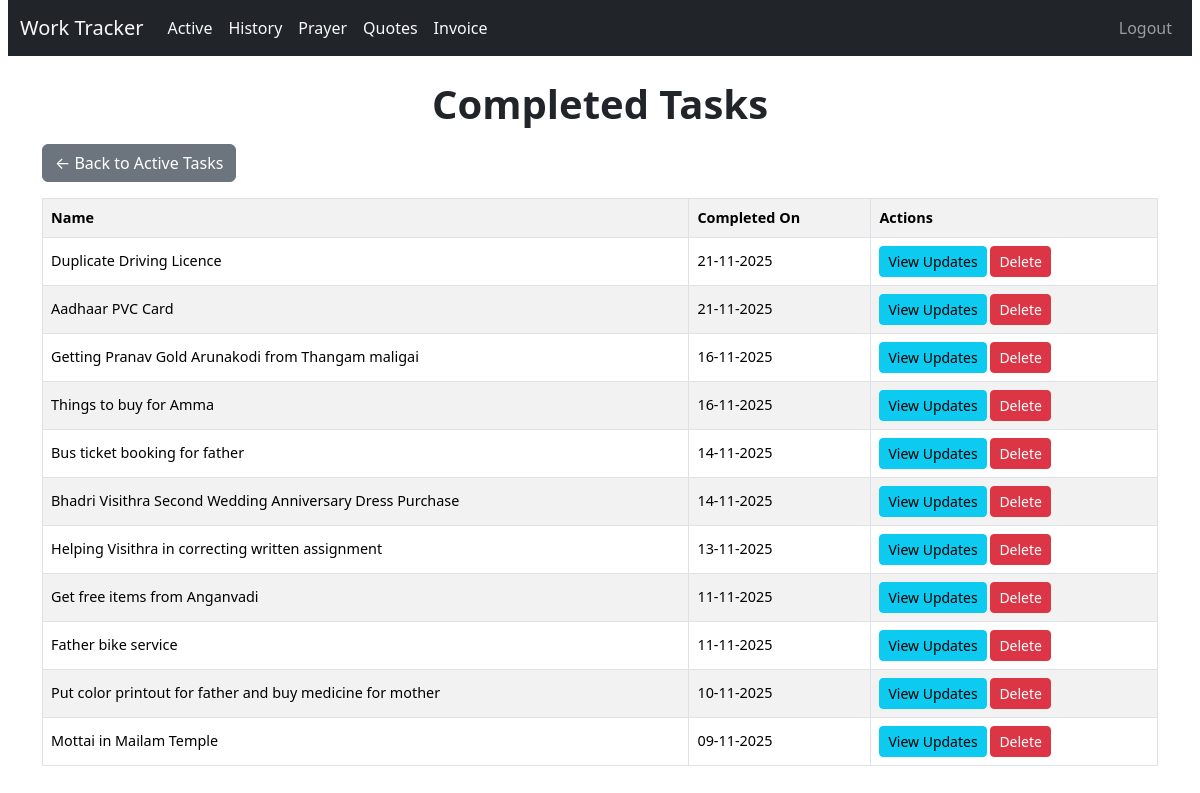
Page /history/ (signed in) on the committed database.
### tracker/models.py (models this page shows, shortened)
class Task(models.Model):
    STATUS_CHOICES = [
        ('Opened', 'Opened'),
        ('InProgress', 'In Progress'),
        ('Completed', 'Completed'),
    ]
    name = models.CharField(max_length=200)
    status = models.CharField(max_length=20, choices=STATUS_CHOICES, default='Opened')
    task_type = models.ForeignKey(TaskType, on_delete=models.CASCADE)
    started_date = models.DateField(auto_now_add=True)
    updated_date = models.DateField(auto_now=True)
    completed_date = models.DateField(null=True, blank=True)
    target_date = models.DateField(default=timezone.now, null=True, blank=True)
    is_private = models.BooleanField(default=False)

### tracker/views.py (the view)
# urls.py: path('history/', views.TaskHistoryView.as_view(), name='task_history'),
class TaskHistoryView(LoginRequiredMixin, ListView):
    model = Task
    template_name = 'tracker/task_history.html'
    context_object_name = 'tasks'
    queryset = Task.objects.filter(status='Completed').order_by('-completed_date')

### templates/tracker/task_history.html
{% extends 'base.html' %}
{% block content %}
<h1>Completed Tasks</h1>
<a href="{% url 'tracker:task_list' %}" class="btn btn-secondary mb-3">← Back to Active Tasks</a>
<div class="table-responsive">
<table class="table table-striped table-bordered align-middle text-nowrap">
  <tr>
    <th>Name</th>
    <th>Completed On</th>
    <th>Actions</th>
  </tr>
  {% for task in tasks %}
  <tr>
    <td>{{ task.name }}</td>
    <td>{{ task.completed_date|date:"d-m-Y" }}</td>
    <td>
      <a href="{% url 'tracker:update_list' task.id %}" class="btn btn-sm btn-info">View Updates</a>
      <a href="{% url 'tracker:task_delete' task.id %}" class="btn btn-sm btn-danger">Delete</a>
    </td>
  </tr>
  {% empty %}
  <tr><td colspan="4" class="text-center">No completed tasks yet.</td></tr>
  {% endfor %}
</table>
</div>
{% endblock %}

### static/css/base.css (style rules this page uses)
body { padding: 0 8px; }
h1 { text-align: center; font-weight: 600; margin-bottom: 1rem; }
.table td, .table th { vertical-align: middle; font-size: 0.9rem; }

### rows in the picture
Task: name "Duplicate Driving Licence", completed_date "21-11-2025"
Task: name "Aadhaar PVC Card", completed_date "21-11-2025"
Task: name "Getting Pranav Gold Arunakodi from Thangam maligai", completed_date "16-11-2025"
Task: name "Things to buy for Amma", completed_date "16-11-2025"
Task: name "Bus ticket booking for father", completed_date "14-11-2025"
Task: name "Bhadri Visithra Second Wedding Anniversary Dress Purchase", completed_date "14-11-2025"
Task: name "Helping Visithra in correcting written assignment", completed_date "13-11-2025"
Task: name "Get free items from Anganvadi", completed_date "11-11-2025"
Task: name "Father bike service", completed_date "11-11-2025"
Task: name "Put color printout for father and buy medicine for mother", completed_date "10-11-2025"
Task: name "Mottai in Mailam Temple", completed_date "09-11-2025"
